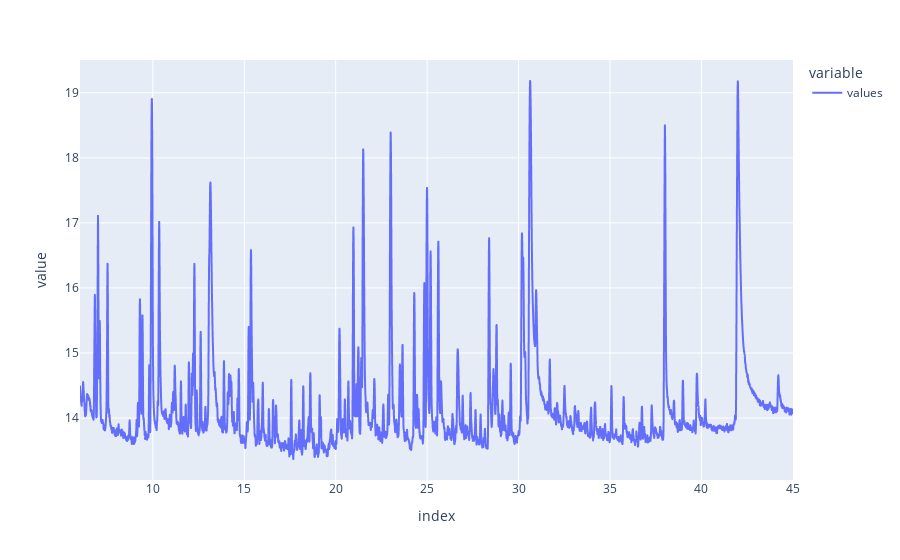

The code cell stored with this chart in its notebook:
### Markdown cell above
## Mise en évidence des pics
Le passage des données en logarithme permet de mettre en évidence les plus petits pics du graphique, le but est de ne pas donner un importance trop grande aux pics les plus haut, car cela pourrait compliquer le travail sur la partie IA dans le cas ou l'information importante est contenue dans un pic de taille faible.<br>
Remarque : la fonction logarithme est bijective, il n'y a donc pas de perte d'information.

### Code cell
temp = np.log(temp)
temp.plot()

### Figure 1 — Plotly figure (JSON) as saved in the notebook; plotly's stock layout.template omitted (floating-point values rounded to 4 significant figures; data arrays with more than 128 entries replaced by an {"elided": "..."} marker saying what was removed)
{"data": [{"hovertemplate": "variable=values<br>index=%{x}<br>value=%{y}<extra></extra>", "legendgroup": "values", "line": {"color": "#636efa", "dash": "solid"}, "mode": "lines", "name": "values", "showlegend": true, "type": "scattergl", "x": {"elided": "6700 float values"}, "xaxis": "x", "y": {"elided": "6700 float values"}, "yaxis": "y"}], "layout": {"legend": {"title": {"text": "variable"}, "tracegroupgap": 0}, "margin": {"t": 60}, "xaxis": {"anchor": "y", "domain": [0, 1], "title": {"text": "index"}}, "yaxis": {"anchor": "x", "domain": [0, 1], "title": {"text": "value"}}}}
